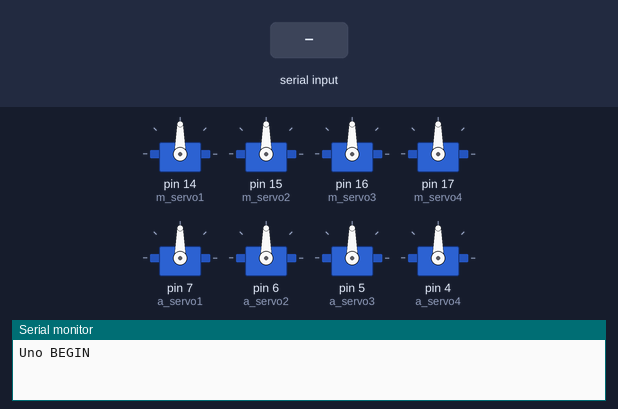
Recording of a sketch running on a simulated Arduino Uno, built with avr-gcc and run on an emulated ATmega328P. Parts: 8 × servo, the last lines printed to the serial monitor. The test bench sets the inputs (shaded band).

Above: at 1.2 s.
1.3 s: "1" received over Serial
At 2.2 s:
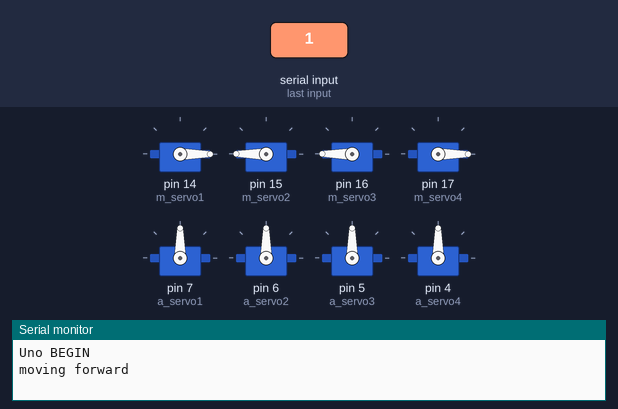
2.8 s: byte 105 ('i') received over Serial
At 3.4 s:
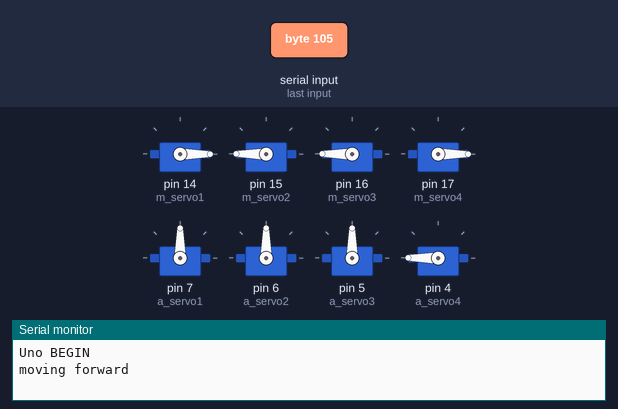
4.3 s: "4" received over Serial
At 5.5 s:
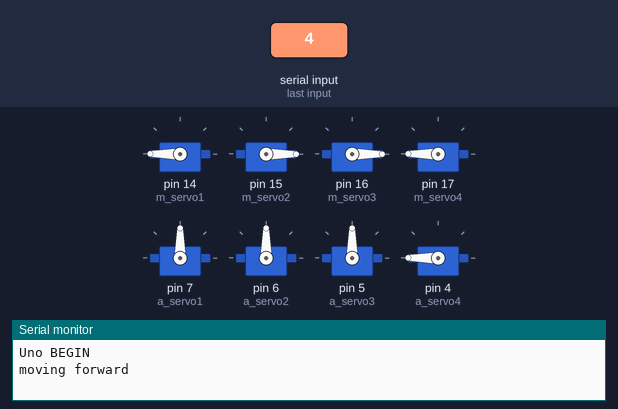
5.8 s: byte 117 ('u') received over Serial
At 6.8 s:
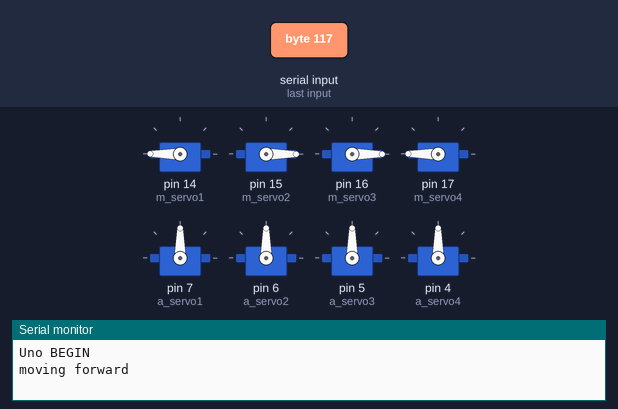
7.3 s: "2" received over Serial
At 8.0 s:
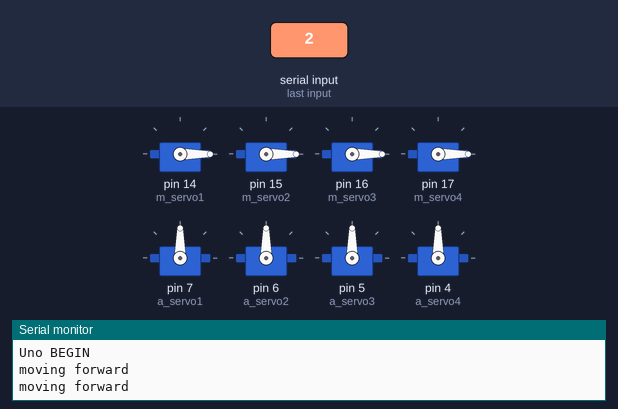
8.8 s: "3" received over Serial
At 9.1 s:
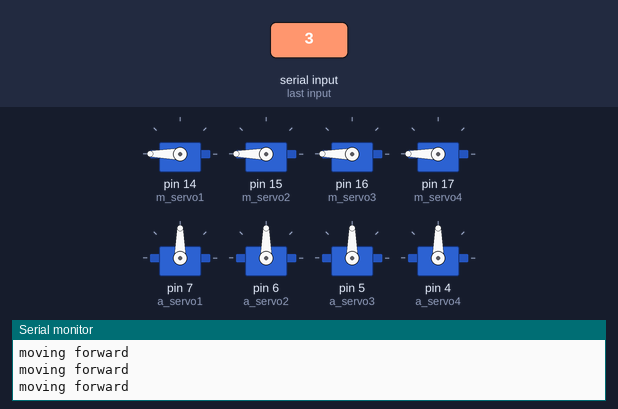
Timing chart, 0 to 11.3 s (numbered marks = the images above; inputs shaded):
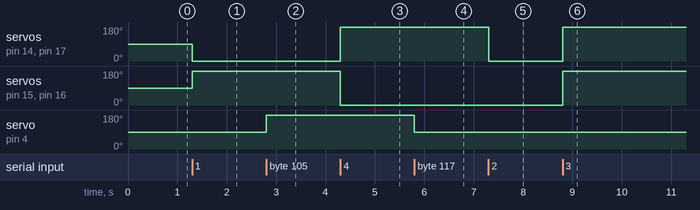

Measured:
- after the input at 1.3 s, servo on pin 14 (m_servo1), servo on pin 17 (m_servo4): 90° → 0° at once; servo on pin 15 (m_servo2), servo on pin 16 (m_servo3): 90° → 180° at once
- after the input at 2.8 s, servo on pin 4 (a_servo4): 90° → 180° at once
- after the input at 4.3 s, servo on pin 14 (m_servo1), servo on pin 17 (m_servo4): 0° → 180° at once; servo on pin 15 (m_servo2), servo on pin 16 (m_servo3): 180° → 0° at once
- after the input at 5.8 s, servo on pin 4 (a_servo4): 180° → 90° at once
- after the input at 7.3 s, servo on pin 14 (m_servo1), servo on pin 17 (m_servo4): 180° → 0° at once
- after the input at 8.8 s, servo on pin 14 (m_servo1), servo on pin 15 (m_servo2), servo on pin 16 (m_servo3), servo on pin 17 (m_servo4): 0° → 180° at once

The sketch:

mk2contcode.ino
```cpp
#include <Servo.h>
#include <SoftwareSerial.h>

//BASE MOTORS
Servo m_servo1;  // create servo object to control a servo
Servo m_servo2;  // create servo object to control a servo
Servo m_servo3;  // create servo object to control a servo
Servo m_servo4;  // create servo object to control a servo
//ARM MOTORS
Servo a_servo1;
Servo a_servo2;
Servo a_servo3;
Servo a_servo4;

//SoftwareSerial hc06(2,3);
char usr;
bool arm;
int pos1 = 90;
int pos2 = 90;

void setup() {
  Serial.begin(9600);   //start serial transmission at bit rate 9600 bps
  //Robot chassis pins
  m_servo1.attach(14);
  m_servo2.attach(15);
  m_servo3.attach(16);
  m_servo4.attach(17);
  //robot arm pins
  a_servo1.attach(7);
  a_servo2.attach(6);
  a_servo3.attach(5);
  a_servo4.attach(4);

  a_servo2.write(90);
  a_servo3.write(90);
  arm = false;
  Serial.println("Uno BEGIN");
}

void loop() {
  if(Serial.available()) { //if nothing is being transmitted via serial, run code
    usr = Serial.read();  // read incoming serial transmission

    //CAR CHASSIS PINS
    if (usr == '1'){
      m_servo1.attach(14);  // attaches the servo object to pin 14 on the micro-controller
      m_servo2.attach(15);

      m_servo3.attach(16);
      m_servo4.attach(17);

      m_servo1.write(0);
      m_servo2.write(180);

      m_servo3.write(180);
      m_servo4.write(0);

      Serial.println("moving forward");

    }
    else if (usr == '4'){

      m_servo1.attach(14);  //
      m_servo2.attach(15);  //

      m_servo3.attach(16);
      m_servo4.attach(17);

      m_servo1.write(180);
      m_servo2.write(0);

      m_servo3.write(0);
      m_servo4.write(180);  // tell the motor to spin in a certain direction at a certain speed

    }
    else if (usr == '2'){
      m_servo1.attach(14);
      m_servo2.attach(15);

      m_servo3.attach(16);
      m_servo4.attach(17);

      m_servo1.write(0);
      m_servo2.write(0);

      m_servo3.write(0);
      m_servo4.write(0);

      Serial.println("moving forward");

    }
    else if (usr == '3'){
      m_servo1.attach(14);
      m_servo2.attach(15);

      m_servo3.attach(16);
      m_servo4.attach(17);

      m_servo1.write(180);
      m_servo2.write(180);

      m_servo3.write(180);
      m_servo4.write(180);

      Serial.println("moving forward");

    }
    else if (usr == 's'){
      m_servo1.detach();  //detach servo, de-activates it
      m_servo2.detach();
      m_servo3.detach();
      m_servo4.detach();

      a_servo1.detach();
      //a_servo2.detach();
      //a_servo3.detach();
      a_servo4.detach();
      arm = false;

      Serial.println("stop moving");
    }

    /////// ROBOT ARM PINS

    else if(usr == 'q'){
      a_servo1.attach(7);
      a_servo1.write(20);
    }
    else if(usr == 'w'){
      a_servo1.attach(7);
      a_servo1.write(160);
    }

    else if(usr == 'e'){
      a_servo2.attach(6);
        if(pos1 < 180){
          pos1 += 10;
        }
      a_servo2.write(pos1);   //move servo to this position

    }
    else if(usr == 'r'){
      a_servo2.attach(6);
      if(pos1 > 0){
        pos1 -= 10;
      }
      a_servo2.write(pos1);

    }

    else if(usr == 't'){
      a_servo3.attach(5);
      if(pos2 < 180){
        pos2 += 10;
      }
      a_servo3.write(pos2);

    }
    else if(usr == 'y'){
      a_servo3.attach(5);
      if(pos2 > 0){
        pos2 -= 10;
      }
      a_servo3.write(pos2);

    }


    else if(usr == 'u'){
      a_servo4.attach(4);
      a_servo4.write(90);
    }
    else if(usr == 'i'){
      a_servo4.attach(4);
      a_servo4.write(180);
    }

  delay(50);               //delay code by 50 ms to not overwhelm the micro controller
  }
}
```
